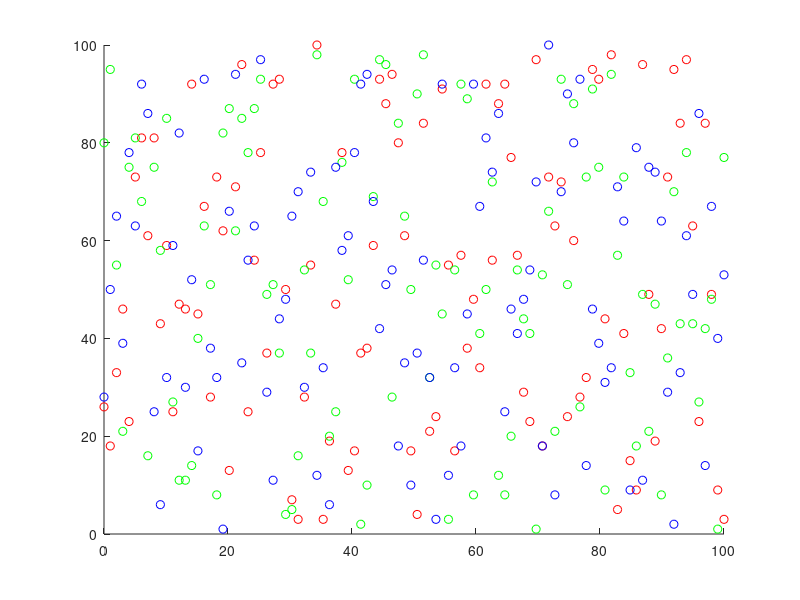

This chart was generated by the following MATLAB code: (Note: this script raises an error after producing the figure.)
X = [linspace(0,100,100); linspace(0,100,100); linspace(0,100,100)]
Y = [randi(100,1,100); randi(100,1,100); randi(100,1,100)]

colors = ['r' 'g' 'b']
fig = figure;
hold on
for i=1:3
  disp(colors(i));
  scatter(X(i, :), Y(i, :),colors(i));
end;
hold off

resp = fig2plotly(fig, 'strip',false)
plotly_url = resp.url;